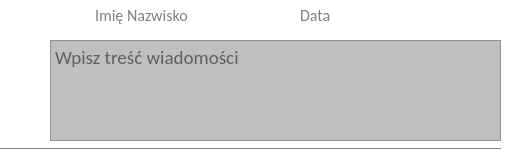
<?xml version="1.0" encoding="UTF-8"?>
<ui version="4.0">
 <class>NoteBlock</class>
 <widget class="QWidget" name="NoteBlock">
  <property name="geometry">
   <rect>
    <x>0</x>
    <y>0</y>
    <width>510</width>
    <height>160</height>
   </rect>
  </property>
  <property name="sizePolicy">
   <sizepolicy hsizetype="Expanding" vsizetype="Expanding">
    <horstretch>0</horstretch>
    <verstretch>0</verstretch>
   </sizepolicy>
  </property>
  <property name="minimumSize">
   <size>
    <width>510</width>
    <height>150</height>
   </size>
  </property>
  <property name="windowTitle">
   <string>Form</string>
  </property>
  <property name="styleSheet">
   <string notr="true">QWidget
{
background-color: rgb(255, 255, 255, 255);
}

QScrollBar:vertical {
  border: none;
  background: &quot;transparent&quot;;
  width: 15px;
  margin: 20px 0px 20px 0px;
}

QScrollBar::handle:vertical {
  background: rgb(107,124,140);
  min-height: 20px;
  border-radius: 2px;
}

QScrollBar::add-line:vertical {
   border: none;
      background: none;
width: 0px;
height: 0px;
}

QScrollBar::sub-line:vertical {
   border: none;
      background: none;
width: 0px;
height: 0px;
}


QMessageBox QPushButton:hover {
border-radius: 5px;
background: rgb(255,140,0);
}

QMessageBox QPushButton{
color: white;
border-radius: 5px;
background: qlineargradient(x1:0, y1:0, x2:0, y2:1,
   stop: 0 rgba(255,140,0), stop: 0.7 rgb(255,105,0));
min-height: 30px;
min-width: 70px;
}

QMessageBox QPushButton:pressed {
color: white;
border-radius: 5px;
background: rgb(255,105,0);
}

</string>
  </property>
  <widget class="QLabel" name="lblPersonImage">
   <property name="geometry">
    <rect>
     <x>50</x>
     <y>0</y>
     <width>31</width>
     <height>31</height>
    </rect>
   </property>
   <property name="autoFillBackground">
    <bool>false</bool>
   </property>
   <property name="styleSheet">
    <string notr="true">background-color:transparent;</string>
   </property>
   <property name="text">
    <string/>
   </property>
   <property name="pixmap">
    <pixmap resource="resources.qrc">:/images/images/person.png</pixmap>
   </property>
   <property name="scaledContents">
    <bool>true</bool>
   </property>
  </widget>
  <widget class="QLabel" name="lblDateImage">
   <property name="geometry">
    <rect>
     <x>255</x>
     <y>0</y>
     <width>31</width>
     <height>31</height>
    </rect>
   </property>
   <property name="autoFillBackground">
    <bool>false</bool>
   </property>
   <property name="styleSheet">
    <string notr="true">background-color:transparent;</string>
   </property>
   <property name="text">
    <string/>
   </property>
   <property name="pixmap">
    <pixmap resource="resources.qrc">:/images/images/date.png</pixmap>
   </property>
   <property name="scaledContents">
    <bool>true</bool>
   </property>
  </widget>
  <widget class="QPushButton" name="btnRemove">
   <property name="geometry">
    <rect>
     <x>10</x>
     <y>110</y>
     <width>31</width>
     <height>41</height>
    </rect>
   </property>
   <property name="toolTip">
    <string>&lt;html&gt;&lt;head/&gt;&lt;body&gt;&lt;p&gt;Usuń uwagę&lt;/p&gt;&lt;/body&gt;&lt;/html&gt;</string>
   </property>
   <property name="toolTipDuration">
    <number>2</number>
   </property>
   <property name="autoFillBackground">
    <bool>false</bool>
   </property>
   <property name="styleSheet">
    <string notr="true">border: none;
background-color: rgba(255, 255, 255, 0);</string>
   </property>
   <property name="text">
    <string/>
   </property>
   <property name="icon">
    <iconset resource="resources.qrc">
     <normaloff>:/images/images/delete.png</normaloff>:/images/images/delete.png</iconset>
   </property>
   <property name="iconSize">
    <size>
     <width>40</width>
     <height>40</height>
    </size>
   </property>
  </widget>
  <widget class="QLabel" name="lblDate">
   <property name="geometry">
    <rect>
     <x>295</x>
     <y>0</y>
     <width>201</width>
     <height>31</height>
    </rect>
   </property>
   <property name="font">
    <font>
     <family>Calibri</family>
     <pointsize>12</pointsize>
     <weight>50</weight>
     <bold>false</bold>
    </font>
   </property>
   <property name="styleSheet">
    <string notr="true">color: gray;
background-color:transparent</string>
   </property>
   <property name="frameShape">
    <enum>QFrame::Box</enum>
   </property>
   <property name="frameShadow">
    <enum>QFrame::Sunken</enum>
   </property>
   <property name="text">
    <string>Data</string>
   </property>
  </widget>
  <widget class="QLabel" name="lblNameSurname">
   <property name="geometry">
    <rect>
     <x>90</x>
     <y>0</y>
     <width>171</width>
     <height>31</height>
    </rect>
   </property>
   <property name="font">
    <font>
     <family>Calibri</family>
     <pointsize>12</pointsize>
     <weight>50</weight>
     <bold>false</bold>
    </font>
   </property>
   <property name="styleSheet">
    <string notr="true">color: gray;
background-color:transparent</string>
   </property>
   <property name="frameShape">
    <enum>QFrame::Box</enum>
   </property>
   <property name="frameShadow">
    <enum>QFrame::Sunken</enum>
   </property>
   <property name="text">
    <string>Imię Nazwisko</string>
   </property>
  </widget>
  <widget class="QLabel" name="lbl">
   <property name="geometry">
    <rect>
     <x>0</x>
     <y>148</y>
     <width>501</width>
     <height>1</height>
    </rect>
   </property>
   <property name="maximumSize">
    <size>
     <width>16777215</width>
     <height>1</height>
    </size>
   </property>
   <property name="font">
    <font>
     <family>MS Shell Dlg 2</family>
     <pointsize>12</pointsize>
     <weight>50</weight>
     <bold>false</bold>
    </font>
   </property>
   <property name="styleSheet">
    <string notr="true">background-color: gray;</string>
   </property>
   <property name="frameShape">
    <enum>QFrame::NoFrame</enum>
   </property>
   <property name="frameShadow">
    <enum>QFrame::Plain</enum>
   </property>
   <property name="text">
    <string/>
   </property>
   <property name="alignment">
    <set>Qt::AlignLeading|Qt::AlignLeft|Qt::AlignTop</set>
   </property>
  </widget>
  <widget class="QTextEdit" name="txtEditContents">
   <property name="geometry">
    <rect>
     <x>50</x>
     <y>40</y>
     <width>451</width>
     <height>101</height>
    </rect>
   </property>
   <property name="font">
    <font>
     <family>Calibri</family>
     <pointsize>14</pointsize>
    </font>
   </property>
   <property name="styleSheet">
    <string notr="true">background-color: rgba(131, 131, 131, 131);
color: black;</string>
   </property>
   <property name="readOnly">
    <bool>true</bool>
   </property>
   <property name="html">
    <string>&lt;!DOCTYPE HTML PUBLIC &quot;-//W3C//DTD HTML 4.0//EN&quot; &quot;http://www.w3.org/TR/REC-html40/strict.dtd&quot;&gt;
&lt;html&gt;&lt;head&gt;&lt;meta name=&quot;qrichtext&quot; content=&quot;1&quot; /&gt;&lt;style type=&quot;text/css&quot;&gt;
p, li { white-space: pre-wrap; }
&lt;/style&gt;&lt;/head&gt;&lt;body style=&quot; font-family:'Calibri'; font-size:14pt; font-weight:400; font-style:normal;&quot;&gt;
&lt;p style=&quot;-qt-paragraph-type:empty; margin-top:0px; margin-bottom:0px; margin-left:0px; margin-right:0px; -qt-block-indent:0; text-indent:0px; font-family:'MS Shell Dlg 2'; font-size:8.25pt;&quot;&gt;&lt;br /&gt;&lt;/p&gt;&lt;/body&gt;&lt;/html&gt;</string>
   </property>
   <property name="placeholderText">
    <string>Wpisz treść wiadomości</string>
   </property>
  </widget>
  <widget class="QLabel" name="lblIsRead">
   <property name="geometry">
    <rect>
     <x>10</x>
     <y>0</y>
     <width>31</width>
     <height>31</height>
    </rect>
   </property>
   <property name="text">
    <string/>
   </property>
   <property name="scaledContents">
    <bool>true</bool>
   </property>
  </widget>
  <zorder>lblPersonImage</zorder>
  <zorder>lblDateImage</zorder>
  <zorder>lblDate</zorder>
  <zorder>lblNameSurname</zorder>
  <zorder>btnRemove</zorder>
  <zorder>lbl</zorder>
  <zorder>txtEditContents</zorder>
  <zorder>lblIsRead</zorder>
 </widget>
 <resources>
  <include location="resources.qrc"/>
 </resources>
 <connections/>
</ui>
